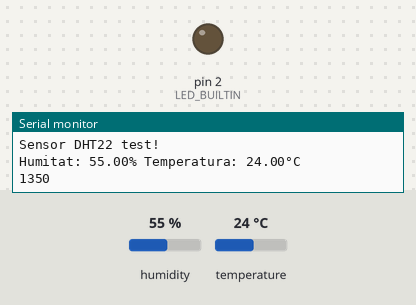
Recording of a sketch running on a simulated Arduino Uno, built with avr-gcc and run on an emulated ATmega328P. On the bench: output pins drawn as LEDs (lit = HIGH), the last lines printed to the serial monitor. Dashed ring = blinking. The inputs (shaded band) are chosen by the test bench; at power-on: humidity 55 %, temperature 24 °C.

Above: at 1.9 s.
At 4.5 s:
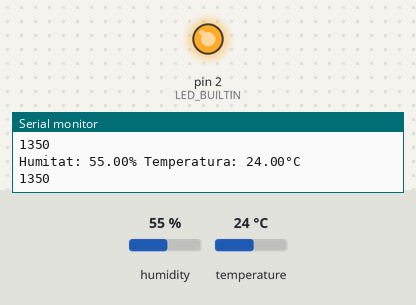
4.6 s: humidity set to 22 %
8.8 s: humidity set to 40 %
At 10.4 s:
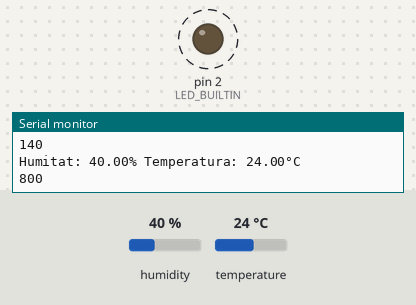
Timing chart, 0 to 19.0 s (numbered marks = the images above; inputs shaded):
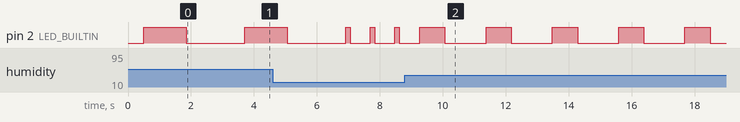

The sketch:

sensor_temp.ino
```cpp
#include "DHT.h"
#define DHTPIN 4
#define DHTTYPE DHT22


DHT dht(DHTPIN, DHTTYPE);

int LED_BUILTIN = 2;
int valor;
long temperatura;

/*bool marca = 0;

void IRAM_ATTR isr() {
  marca=!marca;
  delay(100);
  Serial.print(marca);
 }
 */

void setup() {
Serial.begin(9600);
Serial.println(F("Sensor DHT22 test!"));
pinMode(LED_BUILTIN, OUTPUT);
dht.begin();
}

void loop() {
delay(500); //Delay per donar temps de reacció al sensor
float h = dht.readHumidity();
float t = dht.readTemperature();
valor=map(h,25,100,250,3000);

/*if (isnan(h) || isnan(t)) {
Serial.println(F("Failed to read from DHT sensor!"));
return;
}
*/

Serial.print(F("Humitat: "));
Serial.print(h);
Serial.print(F("% Temperatura: "));
Serial.print(t);
Serial.println(F("°C "));
Serial.println(valor);

digitalWrite(LED_BUILTIN, HIGH);   // turn the LED on (HIGH is the voltage level)
delay(valor);                       // wait for a second
digitalWrite(LED_BUILTIN, LOW);    // turn the LED off by making the voltage LOW
delay(valor);                       // wait for a second

}
```

Measured:
- after the input at 8.8 s, pin 2 (LED_BUILTIN): alternates HIGH for 0.80 s and LOW for 1.3 s, starting after 1.3 s
